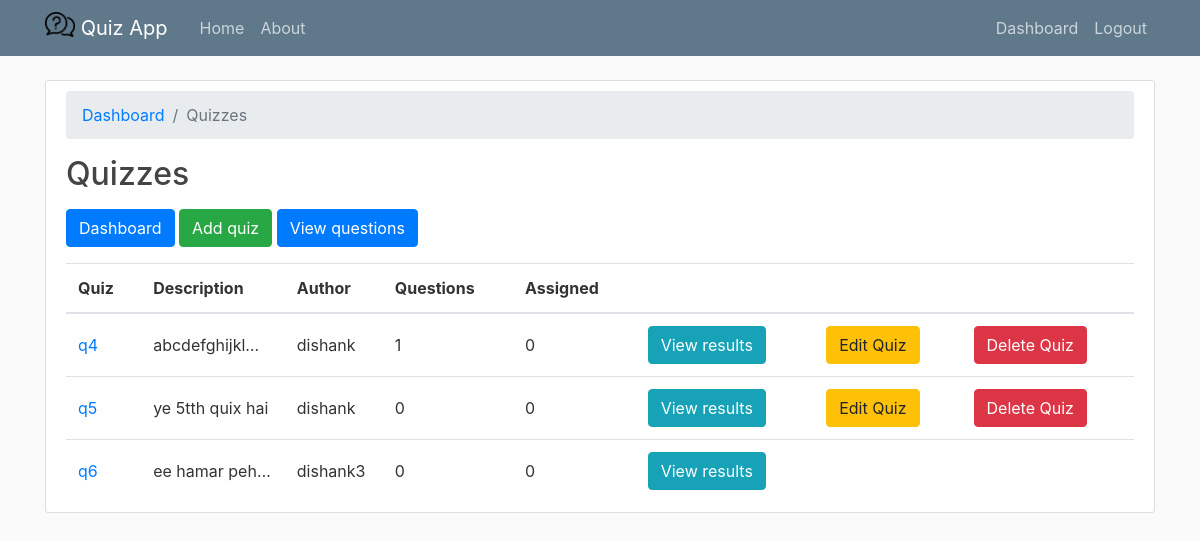
The page /quiz/view/ (signed in) on the database as committed earlier.
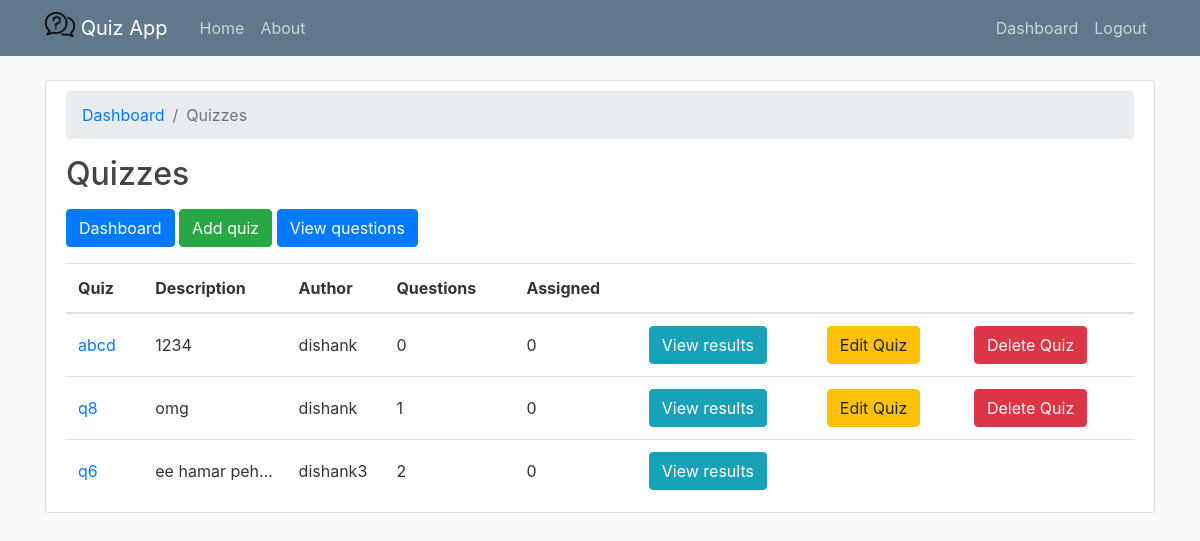
The same page on the database as committed later.
### dashboard/models.py (models this page shows, shortened)
class Quiz(models.Model):
    title = models.CharField(max_length = 100)
    description = models.TextField()
    author = models.ForeignKey(Teacher, on_delete=models.CASCADE,related_name='quizzes')

class Teacher(models.Model):
    user = models.OneToOneField(User, on_delete=models.CASCADE, primary_key=True)
    def __str__(self):
        return self.user.username

class User(AbstractUser):
    is_student = models.BooleanField(default=False)
    is_teacher = models.BooleanField(default=False)

### dashboard/views.py (the view)
# urls.py: path('quiz/view/', ListQuizView.as_view(), name='quiz-view'),
@method_decorator(login_required, name="dispatch")
class ListQuizView(ListView):
    model = Quiz
    ordering = ('name', )
    context_object_name = 'quizzes'
    template_name = 'dashboard/quiz_list.html'
    def get_queryset(self):
        queryset = Quiz.objects.all() \
            .annotate(questions_count=Count('selected_question', distinct=True)) \
            .annotate(assigned_count=Count('assigned_quizzes', distinct=True))
        return queryset

### dashboard/templates/dashboard/quiz_list.html
{% extends "dashboard/base.html" %}
{% block content %}
<div class="content-section">
  <nav aria-label="breadcrumb">
    <ol class="breadcrumb">
        <li class="breadcrumb-item"><a href="{% url 'teacher-dashboard' %}">Dashboard</a></li>
        <li class="breadcrumb-item active" aria-current="page">Quizzes</li>
    </ol>
  </nav>
  <h2 class="mb-3">Quizzes</h2>
  <a href="{% url 'teacher-dashboard' %}" class="btn btn-primary mb-3" role="button">Dashboard</a>
  <a href="{% url 'quiz-add' %}" class="btn btn-success mb-3" role="button">Add quiz</a>
  <a href="{% url 'question-view' %}" class="btn btn-primary mb-3" role="button">View questions</a>
  <div class="table-responsive">
    <table class="table mb-0">
      <thead>
        <tr>
          <th>Quiz</th>
          <th>Description</th>
          <th>Author</th>
          <th>Questions</th>
          <th>Assigned</th>
          <th></th>
          <th></th>
          <th></th>
        </tr>
      </thead>
      <tbody>
        {% for quiz in quizzes %}
          <tr>
            <td class="align-middle"><a href="{% url 'quiz-edit' quiz.pk %}">{{ quiz.title }}</a></td>
            <td class="align-middle overflowing">{{ quiz.description }}</td>
            <td class="align-middle overflowing">{{ quiz.author }}</td>
            <td class="align-middle">{{ quiz.questions_count }}</td>
            <td class="align-middle">{{ quiz.assigned_count }}</td>
            <td class="align-middle">
              <a href="#" class="btn btn-info">View results</a>
            </td>
            {% if quiz.author == user.teacher %}
            <td class="align-middle">
              <a href="{% url 'quiz-edit' quiz.pk %}" class="btn btn-warning">Edit Quiz</a>
            </td>
            <td class="align-middle">
              <a href="{% url 'quiz-delete' quiz.pk %}" class="btn btn-danger">Delete Quiz</a>
            </td>
            {% else %}
            <td class="align-middle">
            </td>
            <td class="align-middle">
            </td>
            {% endif %}
          </tr>
        {% empty %}
          <tr>
            <td class="bg-light text-center font-italic" colspan="5">Nobody has added any quizzes yet. Go ahead and <a href="{% url 'quiz-add' %}">add the first quiz</a>.</td>
          </tr>
        {% endfor %}
      </tbody>
    </table>
  </div>
</div>
{% endblock content %}

### dashboard/templates/dashboard/base.html (shortened to what this page needs)
{% load static %}
<!DOCTYPE html>
<html>
    <head>
        <link rel="stylesheet" href="https://maxcdn.bootstrapcdn.com/bootstrap/4.0.0/css/bootstrap.min.css">
        <link rel="stylesheet" type="text/css" href="{% static 'dashboard/main.css' %}">
    </head>
    <body>
        <header class="site-header">
            <nav class="navbar navbar-expand-md navbar-dark bg-steel fixed-top">
                <div class="container">
                <a class="navbar-brand mr-4" href="{% url 'index' %}"><img src = "{% static 'dashboard/favicon.png'%}" width = "30px" height = auto  style = "margin-top: -10px"> Quiz App </a>
                <div class="collapse navbar-collapse" id="navbarToggle">
                    <div class="navbar-nav mr-auto">
                    <a class="nav-item nav-link" href="{% url 'index' %}">Home</a>
                    <a class="nav-item nav-link" href="#">About</a>
                    </div>
                    <div class="navbar-nav">
                    {% if not user.is_authenticated %}
                        <a class="nav-item nav-link" href="{% url 'login' %}">Login</a>
                        <a class="nav-item nav-link" href="{% url 'register' %}">Register</a>
                    {% else %}
                        <a class="nav-item nav-link" href="{% url 'dashboard' %}">Dashboard</a>
                        <a class="nav-item nav-link" href="{% url 'logout' %}">Logout</a>
                    {% endif %}
                    </div>
                </div>
                </div>
            </nav>
        </header>
        <main role="main" class="container">
            <div class="row">
                <div class="col-md-12">
                {% block content %}{% endblock %}
                </div>
            </div>
        </main>
    </body>
</html>

### dashboard/static/dashboard/main.css (style rules this page uses)
body { background: #fafafa; color: #333333; margin-top: 5rem; }
h1, h2, h3, h4, h5, h6 { color: #444444; }
.bg-steel { background-color: #5f788a; }
.site-header .navbar-nav .nav-link { color: #cbd5db; }
.content-section { background: #ffffff; padding: 10px 20px; border: 1px solid #dddddd; border-radius: 3px; margin-bottom: 20px; }
.overflowing { max-width: 0; overflow: hidden; text-overflow: ellipsis; white-space: nowrap; }

Rows that differ between the two databases and show on the page:
removed Quiz: title "q4", description "abcdefghijkl…", author "dishank", questions_count "1", assigned_count "0", shows "Edit Quiz"
removed Quiz: title "q5", description "ye 5tth quix hai", author "dishank", questions_count "0", assigned_count "0", shows "Edit Quiz"
added Quiz: title "abcd", description "1234", author "dishank", questions_count "0", assigned_count "0", shows "Edit Quiz"
added Quiz: title "q8", description "omg", author "dishank", questions_count "1", assigned_count "0", shows "Edit Quiz"
computed for Quiz "ee hamar peh…": questions_count "0" → "2"
